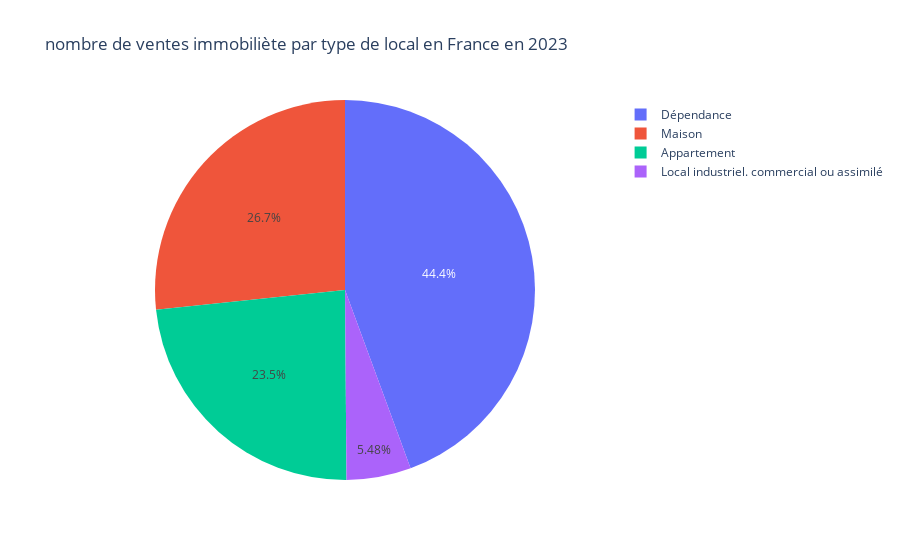

Write notebook code for a chart like this one.
### Markdown cell above
##Les différents types de propriété vendus en France en 2023

### Code cell
type_propriete = clean_data.groupby('Type local').size().reset_index(name="Nombre de ventes")
fig = px.pie(type_propriete, values='Nombre de ventes', names='Type local', title='nombre de ventes immobiliète par type de local en France en 2023')
fig.show()

### Figure 1 — Plotly figure (JSON) as saved in the notebook; plotly's stock layout.template omitted (floating-point values rounded to 4 significant figures)
{"data": [{"domain": {"x": [0, 1], "y": [0, 1]}, "hovertemplate": "Type local=%{label}<br>Nombre de ventes=%{value}<extra></extra>", "labels": ["Appartement", "Dépendance", "Local industriel. commercial ou assimilé", "Maison"], "legendgroup": "", "name": "", "showlegend": true, "type": "pie", "values": [213434, 403890, 49885, 242631]}], "layout": {"legend": {"tracegroupgap": 0}, "title": {"text": "nombre de ventes immobiliète par type de local en France en 2023"}}}
